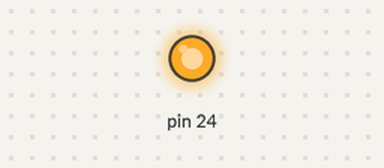
Recording of a program running on a simulated Raspberry Pi (header pin numbers). Parts: output pins drawn as LEDs (lit = HIGH).

Above: at 1.5 s.
At 4.5 s:
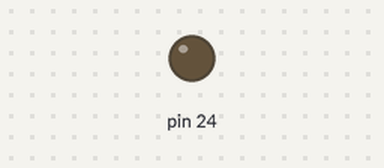
Timing chart, 0 to 7.8 s (numbered marks = the images above):
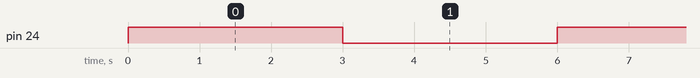

Measured:
- by itself, pin 24: alternates HIGH for 3.0 s and LOW for 3.0 s

The program:

relaycontrol.py
```python
#relay models
''' for relay control optocoupler(optoisolator), DIODe'''
''' model:srd-05VDC-SL-C\
input volatge-5v dc\
input current -60 mA\
output ratings(TUV):
10A-250 VAC
10A-30VDC

output ratings(UL):
10A-125 VAC
10A-28VDC
****mains electricity can kill***
24 pin as GPIO board connnect to the relay
and output of realay connect to dc motor
'''

import RPi.GPIO as GPIO
import time
GPIO.setmode(GPIO.BOARD)
GPIO.setup(24,GPIO.OUT,intial=0)
try:
    while True:
        GPIO.output(24,1)
        time.sleep(3)
        GPIO.output(24,0)
        time.sleep(3)

except KeyboardInterrupt:
    pass
GPIO.cleanup()
```
